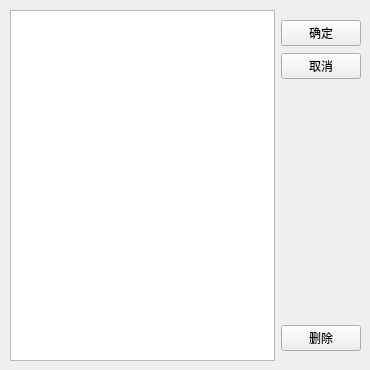
<?xml version="1.0" encoding="UTF-8"?>
<ui version="4.0">
 <class>listFm</class>
 <widget class="QWidget" name="listFm">
  <property name="geometry">
   <rect>
    <x>0</x>
    <y>0</y>
    <width>370</width>
    <height>370</height>
   </rect>
  </property>
  <property name="windowTitle">
   <string>选择</string>
  </property>
  <property name="windowIcon">
   <iconset>
    <normaloff>../Res/MPPC.ico</normaloff>../Res/MPPC.ico</iconset>
  </property>
  <widget class="QWidget" name="horizontalLayoutWidget">
   <property name="geometry">
    <rect>
     <x>10</x>
     <y>10</y>
     <width>351</width>
     <height>351</height>
    </rect>
   </property>
   <property name="font">
    <font>
     <family>微软雅黑</family>
    </font>
   </property>
   <layout class="QHBoxLayout" name="horizontalLayout">
    <item>
     <widget class="QListWidget" name="listWidget">
      <property name="font">
       <font>
        <family>微软雅黑</family>
       </font>
      </property>
     </widget>
    </item>
    <item>
     <layout class="QVBoxLayout" name="verticalLayout">
      <property name="spacing">
       <number>7</number>
      </property>
      <property name="topMargin">
       <number>10</number>
      </property>
      <property name="bottomMargin">
       <number>10</number>
      </property>
      <item>
       <widget class="QPushButton" name="ok_Btn">
        <property name="font">
         <font>
          <family>微软雅黑</family>
         </font>
        </property>
        <property name="text">
         <string>确定</string>
        </property>
       </widget>
      </item>
      <item>
       <widget class="QPushButton" name="close_Btn">
        <property name="font">
         <font>
          <family>微软雅黑</family>
         </font>
        </property>
        <property name="text">
         <string>取消</string>
        </property>
       </widget>
      </item>
      <item>
       <spacer name="verticalSpacer">
        <property name="font">
         <font>
          <family>微软雅黑</family>
         </font>
        </property>
        <property name="orientation">
         <enum>Qt::Vertical</enum>
        </property>
        <property name="sizeHint" stdset="0">
         <size>
          <width>20</width>
          <height>40</height>
         </size>
        </property>
       </spacer>
      </item>
      <item>
       <widget class="QPushButton" name="delete_Btn">
        <property name="font">
         <font>
          <family>微软雅黑</family>
         </font>
        </property>
        <property name="text">
         <string>删除</string>
        </property>
       </widget>
      </item>
     </layout>
    </item>
   </layout>
  </widget>
 </widget>
 <resources/>
 <connections/>
</ui>
